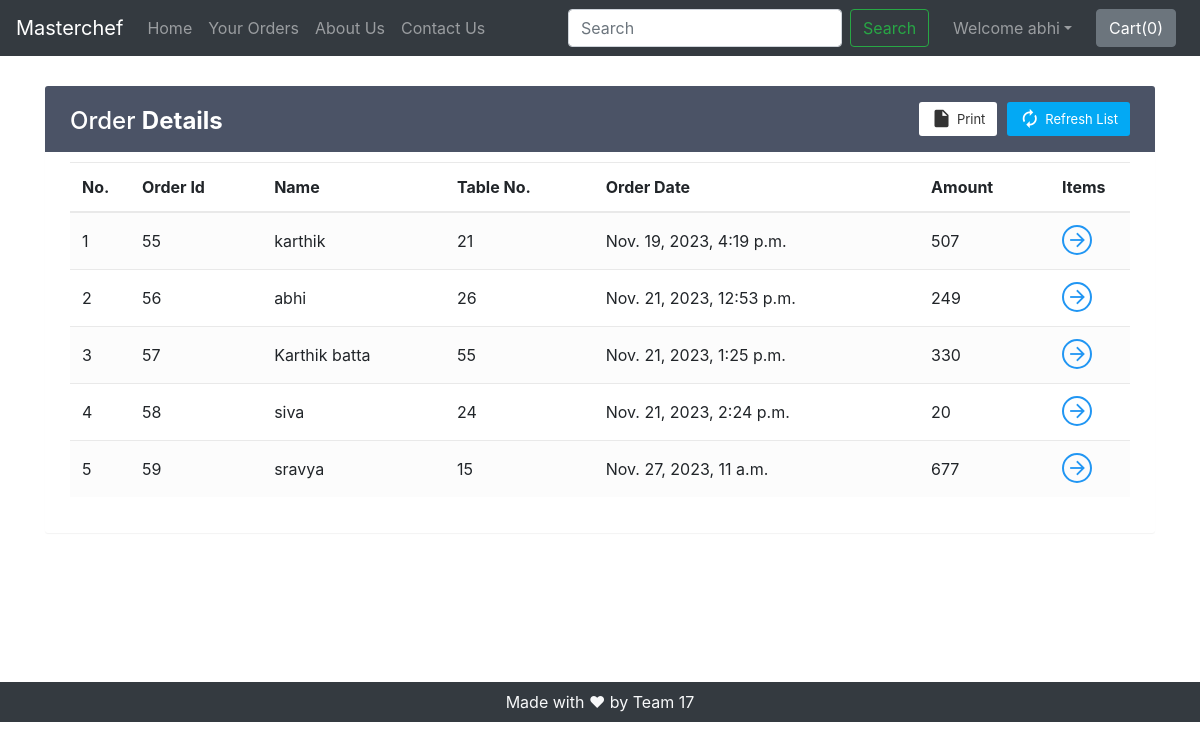
Screenshot of /shop/orderView/ (signed in) with the database file from the repository.
### shop/models.py (models this page shows)
class Orders(models.Model):
    order_id = models.AutoField(primary_key=True)
    items_json = models.CharField(max_length=5000)
    userId = models.IntegerField(default=0)
    amount = models.IntegerField(default=0)
    name = models.CharField(max_length=90)
    phone = models.CharField(max_length=111, default="")
    timestamp = models.DateTimeField(default=timezone.now)

### shop/views.py (the view)
def orderView(request):
    if request.user.is_authenticated:
        current_user = request.user
        orderHistory = Orders.objects.filter(userId=current_user.id)
        if len(orderHistory) == 0:
            messages.info(request, "You have not ordered.")
            return render(request, 'shop/orderView.html')
        return render(request, 'shop/orderView.html', {'orderHistory': orderHistory})
    return render(request, 'shop/orderView.html')

### shop/templates/shop/orderView.html (shortened to what this page needs)
{% extends 'shop/basic.html' %}
{% block body %}
{% if user.is_authenticated %}
<div class="container" id="cont">
    <div class="table-wrapper">
        <div class="table-title">
            <div class="row">
                <div class="col-sm-4">
                    <h2>Order <b>Details</b></h2>
                </div>
                <div class="col-sm-8">
                    <a href="" class="btn btn-primary"><i class="material-icons">&#xE863;</i> <span>Refresh List</span></a>
                    <a href="#" onclick="window.print()" class="btn btn-info"><i class="material-icons">&#xE24D;</i> <span>Print</span></a>
                </div>
            </div>
        </div>
        <table class="table table-striped table-hover">
            <thead>
                <tr>
                    <th>No.</th>
                    <th>Order Id</th>
                    <th>Name</th>
                    <th>Table No.</th>
                    <th>Order Date</th>
                    <th>Amount</th>
                    <th>Items</th>
                </tr>
            </thead>
            <tbody>
                {% for i in orderHistory %}
                <tr>
                    <td class="count"></td>
                    <td>{{i.order_id}}</td>
                    <td>{{i.name}}</td>
                    <td>{{i.phone}}</td>
                    <td>{{i.timestamp}}</td>
                    <td>{{i.amount}}</td>
                    <td><a href="#" id="click{{i.order_id}}" class="view" title="View Details"><i class="material-icons">&#xE5C8;</i></a></td>
                </tr>
                {% endfor %}
            </tbody>
        </table>
    </div>
</div>
{% else %}
    <div id="cont2">
        <div class="alert alert-info">
            <font style="font-size:22px"><center>You need to <strong><a class="alert-link" data-toggle="modal" data-target="#loginModal">Login</a></strong></center></font>
        </div>
    </div>
{% endif %}
{% endblock %}

### shop/templates/shop/basic.html (shortened to what this page needs)
<!doctype html>
<html lang="en">
  <head>
    <link rel="stylesheet" href="https://stackpath.bootstrapcdn.com/bootstrap/4.2.1/css/bootstrap.min.css">
    <link rel="stylesheet" href="https://stackpath.bootstrapcdn.com/bootstrap/4.3.1/css/bootstrap.min.css">
    <link rel="stylesheet" href="https://use.fontawesome.com/releases/v5.8.2/css/all.css">
  </head>
  <body>
    <nav class="navbar navbar-expand-lg navbar-dark bg-dark">
      <a class="navbar-brand" href="/shop">Masterchef</a>
      <div class="collapse navbar-collapse" id="navbarSupportedContent">
        <ul class="navbar-nav mr-auto">
          <li class="nav-item">
            <a class="nav-link" href="/shop">Home <span class="sr-only">(current)</span></a>
          </li>
          <li class="nav-item">
            <a class="nav-link" href="/shop/orderView/">Your Orders</a>
          </li>
          <li class="nav-item">
            <a class="nav-link" href="/shop/about">About Us</a>
          </li>
          <li class="nav-item">
            <a class="nav-link" href="/shop/contact">Contact Us</a>
          </li>
        </ul>
        <form method="get" action="/shop/search" class="form-inline my-2 my-lg-0 mx-3">
          <input class="form-control mr-sm-2" type="search" name="search" id="search" placeholder="Search" aria-label="Search" required>
          <button class="btn btn-outline-success my-2 my-sm-0" type="submit">Search</button>
        </form>
        {% if user.is_authenticated %}
        <ul class="navbar-nav mr-2">
          <li class="nav-item dropdown">
            <a class="nav-link dropdown-toggle" href='#' id="navbarDropdown" role="button" data-toggle="dropdown"> Welcome {{request.user}}</a>
          </li>
        </ul>
        {% else %}
        <button type="button" class="btn btn-success mx-2" data-toggle="modal" data-target="#loginModal">Login</button>
        <button type="button" class="btn btn-success mx-2" data-toggle="modal" data-target="#signupModal">SignUp</button>
        {% endif %}
        <button type="button" class="btn btn-secondary mx-2" id="popcart" data-container="body" data-html="true" data-toggle="popover" title="MyCart" data-placement="bottom" data-content="Bottom popover">
          Cart(<span id="cart">0</span>)
        </button>
      </div>
    </nav>
    {% block body %} {% endblock %}
    <div class="footer container-fluid bg-dark text-light">
        <p class="text-center py-2 mb-0">Made with ❤ by Team 17</p>
    </div>
  </body>
</html>

### rows the page displays
Orders: order_id "55", name "karthik", phone "21", timestamp "Nov. 19, 2023, 4:19 p.m.", amount "507"
Orders: order_id "56", name "abhi", phone "26", timestamp "Nov. 21, 2023, 12:53 p.m.", amount "249"
Orders: order_id "57", name "Karthik batta", phone "55", timestamp "Nov. 21, 2023, 1:25 p.m.", amount "330"
Orders: order_id "58", name "siva", phone "24", timestamp "Nov. 21, 2023, 2:24 p.m.", amount "20"
Orders: order_id "59", name "sravya", phone "15", timestamp "Nov. 27, 2023, 11 a.m.", amount "677"

### other values shown
{{ request.user }} "abhi"
